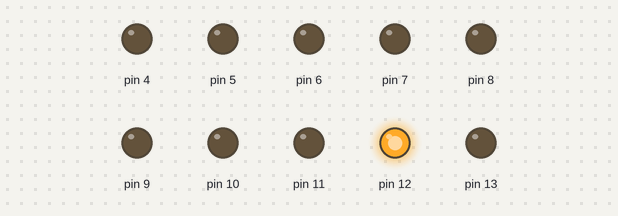
Bench run of a sketch on a simulated Arduino Uno, built with avr-gcc and run on an emulated ATmega328P. Shown: output pins drawn as LEDs (lit = HIGH).

Above: at 0.37 s.
At 0.87 s:
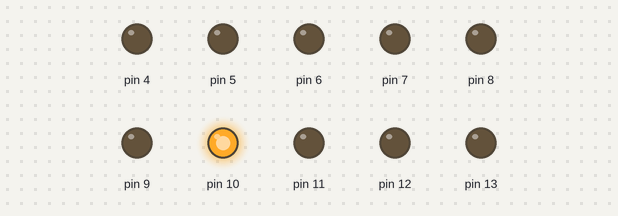
At 1.37 s:
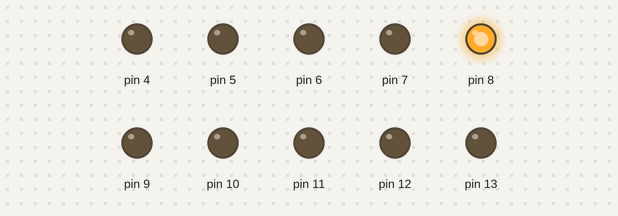
At 2.5 s:
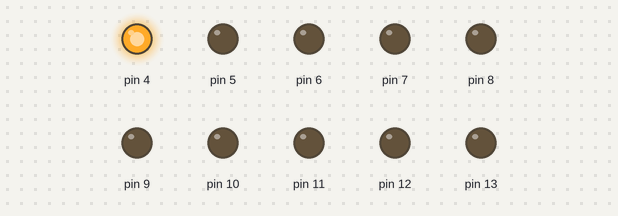
At 3.87 s:
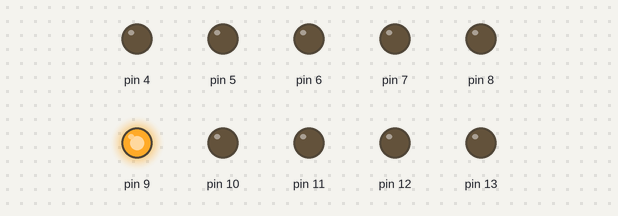
At 5.0 s:
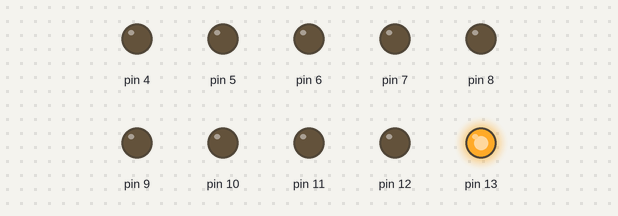
Timing chart, 0 to 6.5 s (numbered marks = the images above):
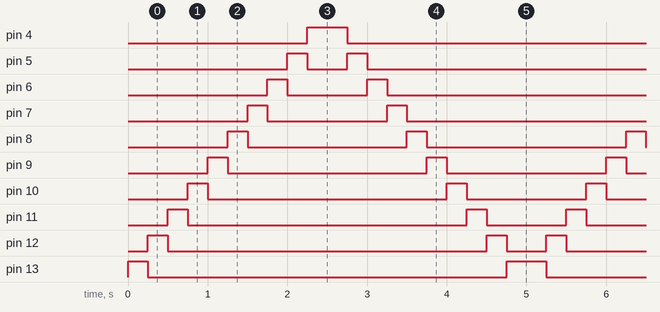

The sketch:

Auto_fantastico_con_ciclo_for.ino
```cpp
void setup() {
  for(int i=13;i>=4;i--){ //ciclo for, desde que i vale 4 hasta 13, define los pines 4 a 13 como salidas
    pinMode(i, OUTPUT);
  }
}

void loop() {
  int i; //Se define un numero entero i
  int temp=250; //Se define una variable entera para el delay

  for(i=13;i>=4;i--){ //Esta instrucción enciende y apaga los leds de forma descendente del pin 13 al pin 4 uno a uno
    digitalWrite(i,HIGH);
    delay(temp);
    digitalWrite(i,LOW);
  }

  for(i=4;i<=13;i++){ //Esta instrucción enciende y apaga los leds de forma ascendente del pin 13 al pin 4 uno a uno
    digitalWrite(i,HIGH);
    delay(temp);
    digitalWrite(i,LOW);
  }
}
```

Measured:
- by itself, pin 4: alternates HIGH for 0.50 s and LOW for 4.5 s
- by itself, pin 5: repeats every 5.0 s: LOW 0.50 s, HIGH 0.25 s, LOW 4.0 s, HIGH 0.25 s
- by itself, pin 6: repeats every 5.0 s: LOW 1.0 s, HIGH 0.25 s, LOW 3.5 s, HIGH 0.25 s
- by itself, pin 7: repeats every 5.0 s: LOW 1.5 s, HIGH 0.25 s, LOW 3.0 s, HIGH 0.25 s
- by itself, pin 8: repeats every 5.0 s: LOW 2.0 s, HIGH 0.25 s, LOW 2.5 s, HIGH 0.25 s
- by itself, pin 9: repeats every 5.0 s: LOW 2.5 s, HIGH 0.25 s, LOW 2.0 s, HIGH 0.25 s
- by itself, pin 10: repeats every 5.0 s: LOW 3.0 s, HIGH 0.25 s, LOW 1.5 s, HIGH 0.25 s
- by itself, pin 11: repeats every 5.0 s: LOW 3.5 s, HIGH 0.25 s, LOW 1.0 s, HIGH 0.25 s
